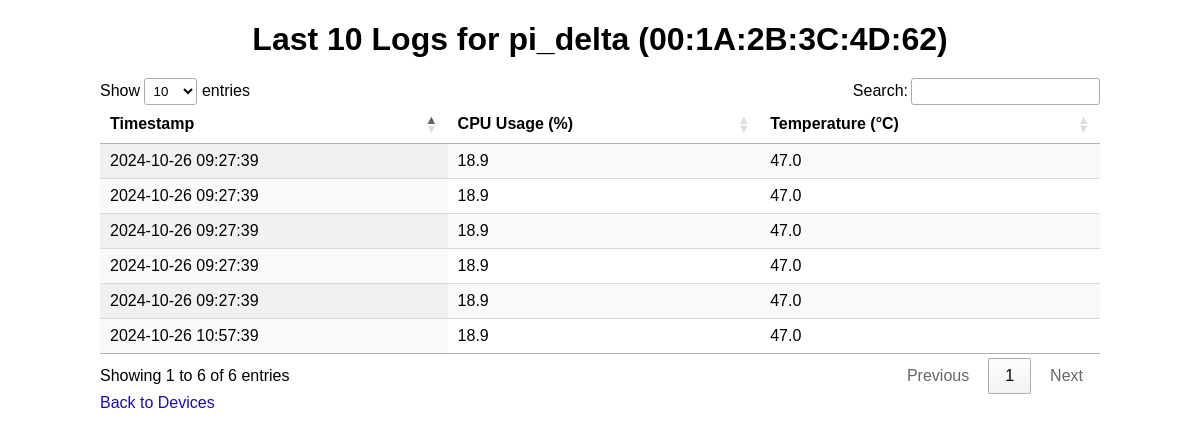
/device/00:1A:2B:3C:4D:62, run on the app's committed database.
### reciever_SQL_frontend.py (models this page shows)
class Device(db.Model):
    __tablename__ = 'devices'
    mac_address = db.Column(db.String(17), primary_key=True)
    pi_id = db.Column(db.String(50), nullable=False)
    readings = db.relationship('Reading', backref='device', lazy=True)

class Reading(db.Model):
    __tablename__ = 'readings'
    id = db.Column(db.Integer, primary_key=True)
    mac_address = db.Column(db.String(17), db.ForeignKey('devices.mac_address'), nullable=False)
    cpu_usage = db.Column(db.Float, nullable=False)
    temperature = db.Column(db.Float, nullable=False)
    timestamp = db.Column(db.DateTime, nullable=False)

### reciever_SQL_frontend.py (the view)
@app.route('/device/<mac_address>')
def device_logs(mac_address):
    readings = Reading.query.filter_by(mac_address=mac_address).order_by(Reading.timestamp.desc()).limit(10).all()
    device = Device.query.filter_by(mac_address=mac_address).first()
    if not device:
        return "Device not found", 404
    logs = []
    for r in readings:
        logs.append({
            'cpu_usage': r.cpu_usage,
            'temperature': r.temperature,
            'timestamp': r.timestamp.strftime('%Y-%m-%d %H:%M:%S')
        })
    return render_template('device_logs.html', device=device, logs=logs)

### templates/device_logs.html (shortened to what this page needs)
{% extends "base.html" %}
{% block content %}
<h1>Last 10 Logs for {{ device.pi_id }} ({{ device.mac_address }})</h1>
<table id="logs-table" class="display">
    <thead>
        <tr>
            <th>Timestamp</th>
            <th>CPU Usage (%)</th>
            <th>Temperature (°C)</th>
        </tr>
    </thead>
    <tbody>
        {% for log in logs %}
        <tr>
            <td>{{ log.timestamp }}</td>
            <td>{{ log.cpu_usage }}</td>
            <td>{{ log.temperature }}</td>
        </tr>
        {% endfor %}
    </tbody>
</table>
<a href="{{ url_for('index') }}">Back to Devices</a>
{% endblock %}

### templates/base.html (shortened to what this page needs)
<!DOCTYPE html>
<html lang="en">
<head>
    <link rel="stylesheet" href="https://cdn.datatables.net/1.13.6/css/jquery.dataTables.min.css">
    <link rel="stylesheet" href="{{ url_for('static', filename='css/styles.css') }}">
</head>
<body>
    <div class="container">
        {% block content %}{% endblock %}
    </div>
</body>
</html>

### static/css/styles.css (style rules this page uses)
body { font-family: Arial, sans-serif; margin: 20px; }
.container { max-width: 1000px; margin: 0 auto; }
h1, h2 { text-align: center; margin-bottom: 20px; }
table.display { width: 100%; }
a { color: #1a0dab; text-decoration: none; }

### data on the page
Device: pi_id "pi_delta", mac_address "00:1A:2B:3C:4D:62"
Reading: timestamp "2024-10-26 10:57:39", cpu_usage "18.9", temperature "47.0"
Reading: timestamp "2024-10-26 09:27:39", cpu_usage "18.9", temperature "47.0"
Reading: timestamp "2024-10-26 09:27:39", cpu_usage "18.9", temperature "47.0"
Reading: timestamp "2024-10-26 09:27:39", cpu_usage "18.9", temperature "47.0"
Reading: timestamp "2024-10-26 09:27:39", cpu_usage "18.9", temperature "47.0"
Reading: timestamp "2024-10-26 09:27:39", cpu_usage "18.9", temperature "47.0"
